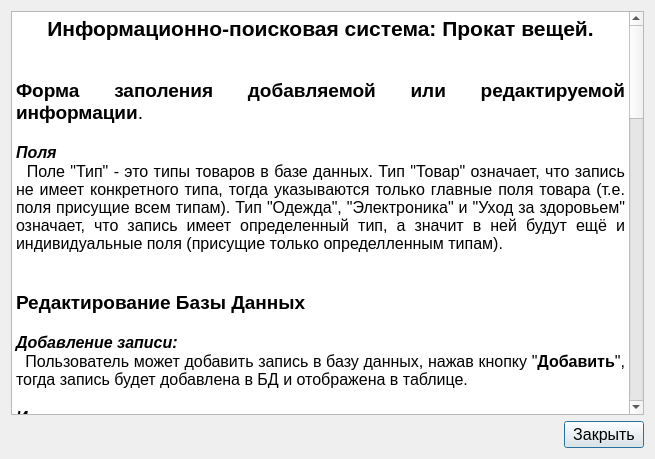
<?xml version="1.0" encoding="UTF-8"?>
<ui version="4.0">
 <class>Manual</class>
 <widget class="QDialog" name="Manual">
  <property name="geometry">
   <rect>
    <x>0</x>
    <y>0</y>
    <width>655</width>
    <height>459</height>
   </rect>
  </property>
  <property name="windowTitle">
   <string>Руководство</string>
  </property>
  <property name="windowIcon">
   <iconset resource="icons_res.qrc">
    <normaloff>:/all_icons/icons/info_act.png</normaloff>:/all_icons/icons/info_act.png</iconset>
  </property>
  <layout class="QGridLayout" name="gridLayout">
   <item row="1" column="1">
    <widget class="QPushButton" name="pushButton">
     <property name="font">
      <font>
       <pointsize>12</pointsize>
      </font>
     </property>
     <property name="text">
      <string>Закрыть</string>
     </property>
    </widget>
   </item>
   <item row="1" column="0">
    <spacer name="horizontalSpacer">
     <property name="orientation">
      <enum>Qt::Horizontal</enum>
     </property>
     <property name="sizeHint" stdset="0">
      <size>
       <width>40</width>
       <height>20</height>
      </size>
     </property>
    </spacer>
   </item>
   <item row="0" column="0" colspan="2">
    <widget class="QTextEdit" name="textEdit">
     <property name="font">
      <font>
       <pointsize>12</pointsize>
      </font>
     </property>
     <property name="readOnly">
      <bool>true</bool>
     </property>
     <property name="html">
      <string>&lt;!DOCTYPE HTML PUBLIC &quot;-//W3C//DTD HTML 4.0//EN&quot; &quot;http://www.w3.org/TR/REC-html40/strict.dtd&quot;&gt;
&lt;html&gt;&lt;head&gt;&lt;meta name=&quot;qrichtext&quot; content=&quot;1&quot; /&gt;&lt;style type=&quot;text/css&quot;&gt;
p, li { white-space: pre-wrap; }
&lt;/style&gt;&lt;/head&gt;&lt;body style=&quot; font-family:'MS Shell Dlg 2'; font-size:12pt; font-weight:400; font-style:normal;&quot;&gt;
&lt;p align=&quot;center&quot; style=&quot; margin-top:0px; margin-bottom:0px; margin-left:0px; margin-right:0px; -qt-block-indent:0; text-indent:0px;&quot;&gt;&lt;span style=&quot; font-size:16pt; font-weight:600;&quot;&gt;Информационно-поисковая система: Прокат вещей.&lt;/span&gt;&lt;/p&gt;
&lt;p align=&quot;justify&quot; style=&quot;-qt-paragraph-type:empty; margin-top:0px; margin-bottom:0px; margin-left:0px; margin-right:0px; -qt-block-indent:0; text-indent:0px;&quot;&gt;&lt;br /&gt;&lt;/p&gt;
&lt;p align=&quot;justify&quot; style=&quot;-qt-paragraph-type:empty; margin-top:0px; margin-bottom:0px; margin-left:0px; margin-right:0px; -qt-block-indent:0; text-indent:0px;&quot;&gt;&lt;br /&gt;&lt;/p&gt;
&lt;p align=&quot;justify&quot; style=&quot; margin-top:0px; margin-bottom:0px; margin-left:0px; margin-right:0px; -qt-block-indent:0; text-indent:0px;&quot;&gt;&lt;span style=&quot; font-size:14pt; font-weight:600;&quot;&gt;Форма заполения добавляемой или редактируемой информации&lt;/span&gt;&lt;span style=&quot; font-size:14pt;&quot;&gt;.&lt;/span&gt;&lt;/p&gt;
&lt;p align=&quot;justify&quot; style=&quot;-qt-paragraph-type:empty; margin-top:0px; margin-bottom:0px; margin-left:0px; margin-right:0px; -qt-block-indent:0; text-indent:0px;&quot;&gt;&lt;br /&gt;&lt;/p&gt;
&lt;p align=&quot;justify&quot; style=&quot; margin-top:0px; margin-bottom:0px; margin-left:0px; margin-right:0px; -qt-block-indent:0; text-indent:0px;&quot;&gt;&lt;span style=&quot; font-weight:600; font-style:italic;&quot;&gt;Поля&lt;/span&gt;&lt;/p&gt;
&lt;p align=&quot;justify&quot; style=&quot; margin-top:0px; margin-bottom:0px; margin-left:0px; margin-right:0px; -qt-block-indent:0; text-indent:0px;&quot;&gt;  Поле &amp;quot;Тип&amp;quot; - это типы товаров в базе данных. Тип &amp;quot;Товар&amp;quot; означает, что запись не имеет конкретного типа, тогда указываются только главные поля товара (т.е. поля присущие всем типам). Тип &amp;quot;Одежда&amp;quot;, &amp;quot;Электроника&amp;quot; и &amp;quot;Уход за здоровьем&amp;quot; означает, что запись имеет определенный тип, а значит в ней будут ещё и индивидуальные поля (присущие только определленным типам).&lt;/p&gt;
&lt;p align=&quot;justify&quot; style=&quot; margin-top:0px; margin-bottom:0px; margin-left:0px; margin-right:0px; -qt-block-indent:0; text-indent:0px;&quot;&gt;  &lt;/p&gt;
&lt;p align=&quot;justify&quot; style=&quot;-qt-paragraph-type:empty; margin-top:0px; margin-bottom:0px; margin-left:0px; margin-right:0px; -qt-block-indent:0; text-indent:0px;&quot;&gt;&lt;br /&gt;&lt;/p&gt;
&lt;p align=&quot;justify&quot; style=&quot; margin-top:0px; margin-bottom:0px; margin-left:0px; margin-right:0px; -qt-block-indent:0; text-indent:0px;&quot;&gt;&lt;span style=&quot; font-size:14pt; font-weight:600;&quot;&gt;Редактирование Базы Данных&lt;/span&gt;&lt;/p&gt;
&lt;p align=&quot;justify&quot; style=&quot;-qt-paragraph-type:empty; margin-top:0px; margin-bottom:0px; margin-left:0px; margin-right:0px; -qt-block-indent:0; text-indent:0px; font-weight:600;&quot;&gt;&lt;br /&gt;&lt;/p&gt;
&lt;p align=&quot;justify&quot; style=&quot; margin-top:0px; margin-bottom:0px; margin-left:0px; margin-right:0px; -qt-block-indent:0; text-indent:0px;&quot;&gt;&lt;span style=&quot; font-weight:600; font-style:italic;&quot;&gt;Добавление записи:&lt;/span&gt;&lt;/p&gt;
&lt;p align=&quot;justify&quot; style=&quot; margin-top:0px; margin-bottom:0px; margin-left:0px; margin-right:0px; -qt-block-indent:0; text-indent:0px;&quot;&gt;  Пользователь может добавить запись в базу данных, нажав кнопку &amp;quot;&lt;span style=&quot; font-weight:600;&quot;&gt;Добавить&lt;/span&gt;&amp;quot;, тогда запись будет добавлена в БД и отображена в таблице.&lt;/p&gt;
&lt;p align=&quot;justify&quot; style=&quot;-qt-paragraph-type:empty; margin-top:0px; margin-bottom:0px; margin-left:0px; margin-right:0px; -qt-block-indent:0; text-indent:0px;&quot;&gt;&lt;br /&gt;&lt;/p&gt;
&lt;p align=&quot;justify&quot; style=&quot; margin-top:0px; margin-bottom:0px; margin-left:0px; margin-right:0px; -qt-block-indent:0; text-indent:0px;&quot;&gt;&lt;span style=&quot; font-weight:600; font-style:italic;&quot;&gt;Изменение записи:&lt;/span&gt;&lt;/p&gt;
&lt;p align=&quot;justify&quot; style=&quot; margin-top:0px; margin-bottom:0px; margin-left:0px; margin-right:0px; -qt-block-indent:0; text-indent:0px;&quot;&gt;  Пользователь может изменить запись в базе данных. Для этого нужно выбрать строку в таблице, которую он желает изменить, а после изменения нужных полей записи, нажать кнопку &amp;quot;&lt;span style=&quot; font-weight:600;&quot;&gt;Изменить&lt;/span&gt;&amp;quot;, тогда запись будет изменена.&lt;/p&gt;
&lt;p align=&quot;justify&quot; style=&quot;-qt-paragraph-type:empty; margin-top:0px; margin-bottom:0px; margin-left:0px; margin-right:0px; -qt-block-indent:0; text-indent:0px;&quot;&gt;&lt;br /&gt;&lt;/p&gt;
&lt;p align=&quot;justify&quot; style=&quot; margin-top:0px; margin-bottom:0px; margin-left:0px; margin-right:0px; -qt-block-indent:0; text-indent:0px;&quot;&gt;&lt;span style=&quot; font-weight:600; font-style:italic;&quot;&gt;Удаление записи(ей):&lt;/span&gt;&lt;/p&gt;
&lt;p align=&quot;justify&quot; style=&quot; margin-top:0px; margin-bottom:0px; margin-left:0px; margin-right:0px; -qt-block-indent:0; text-indent:0px;&quot;&gt;  Пользователь может удалить запись в базе данных. Для этого нужно выбрать строку в таблице, которую он желает удалить, а после нажать кнопку &amp;quot;&lt;span style=&quot; font-weight:600;&quot;&gt;Удалить&lt;/span&gt;&amp;quot;, тогда запись будет удалена.&lt;/p&gt;
&lt;p align=&quot;justify&quot; style=&quot; margin-top:0px; margin-bottom:0px; margin-left:0px; margin-right:0px; -qt-block-indent:0; text-indent:0px;&quot;&gt;  Пользователь может удалить все записи базы данных, нажав кнопку &amp;quot;&lt;span style=&quot; font-weight:600;&quot;&gt;Удалить всё&lt;/span&gt;&amp;quot;.&lt;/p&gt;
&lt;p align=&quot;justify&quot; style=&quot;-qt-paragraph-type:empty; margin-top:0px; margin-bottom:0px; margin-left:0px; margin-right:0px; -qt-block-indent:0; text-indent:0px;&quot;&gt;&lt;br /&gt;&lt;/p&gt;
&lt;p align=&quot;justify&quot; style=&quot;-qt-paragraph-type:empty; margin-top:0px; margin-bottom:0px; margin-left:0px; margin-right:0px; -qt-block-indent:0; text-indent:0px;&quot;&gt;&lt;br /&gt;&lt;/p&gt;
&lt;p align=&quot;justify&quot; style=&quot; margin-top:0px; margin-bottom:0px; margin-left:0px; margin-right:0px; -qt-block-indent:0; text-indent:0px;&quot;&gt;&lt;span style=&quot; font-size:14pt; font-weight:600;&quot;&gt;Поиск&lt;/span&gt;&lt;/p&gt;
&lt;p align=&quot;justify&quot; style=&quot;-qt-paragraph-type:empty; margin-top:0px; margin-bottom:0px; margin-left:0px; margin-right:0px; -qt-block-indent:0; text-indent:0px;&quot;&gt;&lt;br /&gt;&lt;/p&gt;
&lt;p align=&quot;justify&quot; style=&quot; margin-top:0px; margin-bottom:0px; margin-left:0px; margin-right:0px; -qt-block-indent:0; text-indent:0px;&quot;&gt;  Поиск осущетсвляется по полям типа, номера заказа, названия товара и цены. В форме поиска достаточно ввести одно поле, чтобы найти запись, также можно выполнить поиск и по нескольким полям.&lt;/p&gt;
&lt;p align=&quot;justify&quot; style=&quot;-qt-paragraph-type:empty; margin-top:0px; margin-bottom:0px; margin-left:0px; margin-right:0px; -qt-block-indent:0; text-indent:0px;&quot;&gt;&lt;br /&gt;&lt;/p&gt;
&lt;p align=&quot;justify&quot; style=&quot; margin-top:0px; margin-bottom:0px; margin-left:0px; margin-right:0px; -qt-block-indent:0; text-indent:0px;&quot;&gt;&lt;span style=&quot; font-weight:600; font-style:italic;&quot;&gt;&amp;quot;Найти&amp;quot;:&lt;/span&gt;&lt;/p&gt;
&lt;p align=&quot;justify&quot; style=&quot; margin-top:0px; margin-bottom:0px; margin-left:0px; margin-right:0px; -qt-block-indent:0; text-indent:0px;&quot;&gt;  Кнопка поиска информации  в базе данны, при нажатии таблица обноваляется и выводит записи базы данных, совпадающие по полям с формой.&lt;/p&gt;
&lt;p align=&quot;justify&quot; style=&quot;-qt-paragraph-type:empty; margin-top:0px; margin-bottom:0px; margin-left:0px; margin-right:0px; -qt-block-indent:0; text-indent:0px;&quot;&gt;&lt;br /&gt;&lt;/p&gt;
&lt;p align=&quot;justify&quot; style=&quot; margin-top:0px; margin-bottom:0px; margin-left:0px; margin-right:0px; -qt-block-indent:0; text-indent:0px;&quot;&gt;&lt;span style=&quot; font-weight:600; font-style:italic;&quot;&gt;&amp;quot;Очистить&amp;quot;:&lt;/span&gt;&lt;/p&gt;
&lt;p align=&quot;justify&quot; style=&quot; margin-top:0px; margin-bottom:0px; margin-left:0px; margin-right:0px; -qt-block-indent:0; text-indent:0px;&quot;&gt;  Кнопка очистки формы и поиска. Она выполяет поиск записей по умолчанию, то есть выводит все записи базы данных, и очищает форму поиска.&lt;/p&gt;
&lt;p align=&quot;justify&quot; style=&quot;-qt-paragraph-type:empty; margin-top:0px; margin-bottom:0px; margin-left:0px; margin-right:0px; -qt-block-indent:0; text-indent:0px;&quot;&gt;&lt;br /&gt;&lt;/p&gt;
&lt;p align=&quot;justify&quot; style=&quot;-qt-paragraph-type:empty; margin-top:0px; margin-bottom:0px; margin-left:0px; margin-right:0px; -qt-block-indent:0; text-indent:0px;&quot;&gt;&lt;br /&gt;&lt;/p&gt;
&lt;p align=&quot;justify&quot; style=&quot; margin-top:0px; margin-bottom:0px; margin-left:0px; margin-right:0px; -qt-block-indent:0; text-indent:0px;&quot;&gt;&lt;span style=&quot; font-size:14pt; font-weight:600;&quot;&gt;Меню &amp;quot;Файл&amp;quot;&lt;/span&gt;&lt;/p&gt;
&lt;p align=&quot;justify&quot; style=&quot;-qt-paragraph-type:empty; margin-top:0px; margin-bottom:0px; margin-left:0px; margin-right:0px; -qt-block-indent:0; text-indent:0px; font-weight:600;&quot;&gt;&lt;br /&gt;&lt;/p&gt;
&lt;p align=&quot;justify&quot; style=&quot; margin-top:0px; margin-bottom:0px; margin-left:0px; margin-right:0px; -qt-block-indent:0; text-indent:0px;&quot;&gt;&lt;span style=&quot; font-weight:600; font-style:italic;&quot;&gt;&amp;quot;Новый&amp;quot;:&lt;/span&gt;&lt;/p&gt;
&lt;p align=&quot;justify&quot; style=&quot; margin-top:0px; margin-bottom:0px; margin-left:0px; margin-right:0px; -qt-block-indent:0; text-indent:0px;&quot;&gt;  Пункт меню создания новой базы данных. Если прошлая база данных не была сохранена вызывается окно &amp;quot;&lt;span style=&quot; font-weight:600;&quot;&gt;Предупреждение&lt;/span&gt;&amp;quot;, в котором пользователь может сохранить базу данных, тогда он сохранит её и после выполнит создание новой; не сохранять, тогда пользователь создаст новую, потеряв прежнюю базу данных; или нажать кнопку &amp;quot;&lt;span style=&quot; font-weight:600;&quot;&gt;Отмена&lt;/span&gt;&amp;quot;, тогда пользователь не создаст новую базу данных, а останется в нынешней.&lt;/p&gt;
&lt;p align=&quot;justify&quot; style=&quot;-qt-paragraph-type:empty; margin-top:0px; margin-bottom:0px; margin-left:0px; margin-right:0px; -qt-block-indent:0; text-indent:0px;&quot;&gt;&lt;br /&gt;&lt;/p&gt;
&lt;p align=&quot;justify&quot; style=&quot; margin-top:0px; margin-bottom:0px; margin-left:0px; margin-right:0px; -qt-block-indent:0; text-indent:0px;&quot;&gt;&lt;span style=&quot; font-weight:600;&quot;&gt;&amp;quot;&lt;/span&gt;&lt;span style=&quot; font-weight:600; font-style:italic;&quot;&gt;Открыть...&lt;/span&gt;&lt;span style=&quot; font-weight:600;&quot;&gt;&amp;quot;:&lt;/span&gt;&lt;/p&gt;
&lt;p align=&quot;justify&quot; style=&quot; margin-top:0px; margin-bottom:0px; margin-left:0px; margin-right:0px; -qt-block-indent:0; text-indent:0px;&quot;&gt;  Пункт меню для того, чтобы открыть существующих файл базы данных формата &amp;quot;.DB&amp;quot;. Для этого пункта также вызывается окно &amp;quot;&lt;span style=&quot; font-weight:600;&quot;&gt;Предупреждение&lt;/span&gt;&amp;quot;.&lt;/p&gt;
&lt;p align=&quot;justify&quot; style=&quot;-qt-paragraph-type:empty; margin-top:0px; margin-bottom:0px; margin-left:0px; margin-right:0px; -qt-block-indent:0; text-indent:0px;&quot;&gt;&lt;br /&gt;&lt;/p&gt;
&lt;p align=&quot;justify&quot; style=&quot; margin-top:0px; margin-bottom:0px; margin-left:0px; margin-right:0px; -qt-block-indent:0; text-indent:0px;&quot;&gt;&lt;span style=&quot; font-weight:600; font-style:italic;&quot;&gt;&amp;quot;Сохранить&amp;quot;:&lt;/span&gt;&lt;/p&gt;
&lt;p align=&quot;justify&quot; style=&quot; margin-top:0px; margin-bottom:0px; margin-left:0px; margin-right:0px; -qt-block-indent:0; text-indent:0px;&quot;&gt;  Пункт сохранения базы данных. Если файл уже имеет имя и путь, то файл сохраниется, если нет, то вызывается диалоговое окно проводника, где пользователь задает путь к файлу и его имя.&lt;/p&gt;
&lt;p align=&quot;justify&quot; style=&quot;-qt-paragraph-type:empty; margin-top:0px; margin-bottom:0px; margin-left:0px; margin-right:0px; -qt-block-indent:0; text-indent:0px;&quot;&gt;&lt;br /&gt;&lt;/p&gt;
&lt;p align=&quot;justify&quot; style=&quot; margin-top:0px; margin-bottom:0px; margin-left:0px; margin-right:0px; -qt-block-indent:0; text-indent:0px;&quot;&gt;&lt;span style=&quot; font-weight:600; font-style:italic;&quot;&gt;&amp;quot;Сохранить как...&amp;quot;:&lt;/span&gt;&lt;/p&gt;
&lt;p align=&quot;justify&quot; style=&quot; margin-top:0px; margin-bottom:0px; margin-left:0px; margin-right:0px; -qt-block-indent:0; text-indent:0px;&quot;&gt;  Пункт сохранения базы данных, как файла с новым именем и местонахождением, которые задает пользователь в окне проводника.&lt;/p&gt;
&lt;p align=&quot;justify&quot; style=&quot;-qt-paragraph-type:empty; margin-top:0px; margin-bottom:0px; margin-left:0px; margin-right:0px; -qt-block-indent:0; text-indent:0px;&quot;&gt;&lt;br /&gt;&lt;/p&gt;
&lt;p align=&quot;justify&quot; style=&quot; margin-top:0px; margin-bottom:0px; margin-left:0px; margin-right:0px; -qt-block-indent:0; text-indent:0px;&quot;&gt;&lt;span style=&quot; font-weight:600; font-style:italic;&quot;&gt;&amp;quot;Выход&amp;quot;:&lt;/span&gt;&lt;/p&gt;
&lt;p align=&quot;justify&quot; style=&quot; margin-top:0px; margin-bottom:0px; margin-left:0px; margin-right:0px; -qt-block-indent:0; text-indent:0px;&quot;&gt;  Пункт выхода из программы. Для этого пункта также вызывается окно &amp;quot;&lt;span style=&quot; font-weight:600;&quot;&gt;Предупреждение&lt;/span&gt;&amp;quot;.&lt;/p&gt;
&lt;p align=&quot;justify&quot; style=&quot;-qt-paragraph-type:empty; margin-top:0px; margin-bottom:0px; margin-left:0px; margin-right:0px; -qt-block-indent:0; text-indent:0px;&quot;&gt;&lt;br /&gt;&lt;/p&gt;
&lt;p align=&quot;justify&quot; style=&quot;-qt-paragraph-type:empty; margin-top:0px; margin-bottom:0px; margin-left:0px; margin-right:0px; -qt-block-indent:0; text-indent:0px;&quot;&gt;&lt;br /&gt;&lt;/p&gt;
&lt;p align=&quot;justify&quot; style=&quot; margin-top:0px; margin-bottom:0px; margin-left:0px; margin-right:0px; -qt-block-indent:0; text-indent:0px;&quot;&gt;&lt;span style=&quot; font-size:14pt; font-weight:600;&quot;&gt;Меню &amp;quot;Справка&amp;quot;&lt;/span&gt;&lt;/p&gt;
&lt;p align=&quot;justify&quot; style=&quot;-qt-paragraph-type:empty; margin-top:0px; margin-bottom:0px; margin-left:0px; margin-right:0px; -qt-block-indent:0; text-indent:0px; font-size:14pt; font-weight:600;&quot;&gt;&lt;br /&gt;&lt;/p&gt;
&lt;p align=&quot;justify&quot; style=&quot; margin-top:0px; margin-bottom:0px; margin-left:0px; margin-right:0px; -qt-block-indent:0; text-indent:0px;&quot;&gt;&lt;span style=&quot; font-weight:600; font-style:italic;&quot;&gt;&amp;quot;Руководство&amp;quot;:&lt;/span&gt;&lt;/p&gt;
&lt;p align=&quot;justify&quot; style=&quot; margin-top:0px; margin-bottom:0px; margin-left:0px; margin-right:0px; -qt-block-indent:0; text-indent:0px;&quot;&gt;&lt;span style=&quot; font-size:14pt; font-weight:600;&quot;&gt;  &lt;/span&gt;Пункт меню руководство вызывает окно с информацией о том, как пользоватьяс программой.&lt;/p&gt;
&lt;p align=&quot;justify&quot; style=&quot;-qt-paragraph-type:empty; margin-top:0px; margin-bottom:0px; margin-left:0px; margin-right:0px; -qt-block-indent:0; text-indent:0px;&quot;&gt;&lt;br /&gt;&lt;/p&gt;
&lt;p align=&quot;justify&quot; style=&quot; margin-top:0px; margin-bottom:0px; margin-left:0px; margin-right:0px; -qt-block-indent:0; text-indent:0px;&quot;&gt;&lt;span style=&quot; font-weight:600; font-style:italic;&quot;&gt;&amp;quot;О программе&amp;quot;:&lt;/span&gt;&lt;/p&gt;
&lt;p align=&quot;justify&quot; style=&quot; margin-top:0px; margin-bottom:0px; margin-left:0px; margin-right:0px; -qt-block-indent:0; text-indent:0px;&quot;&gt;&lt;span style=&quot; font-weight:600; font-style:italic;&quot;&gt;  &lt;/span&gt;Пункт меню вызывает окно с информацией о программе: версии, авторе и годе выпуска.&lt;/p&gt;&lt;/body&gt;&lt;/html&gt;</string>
     </property>
    </widget>
   </item>
  </layout>
 </widget>
 <resources>
  <include location="icons_res.qrc"/>
 </resources>
 <connections/>
</ui>
